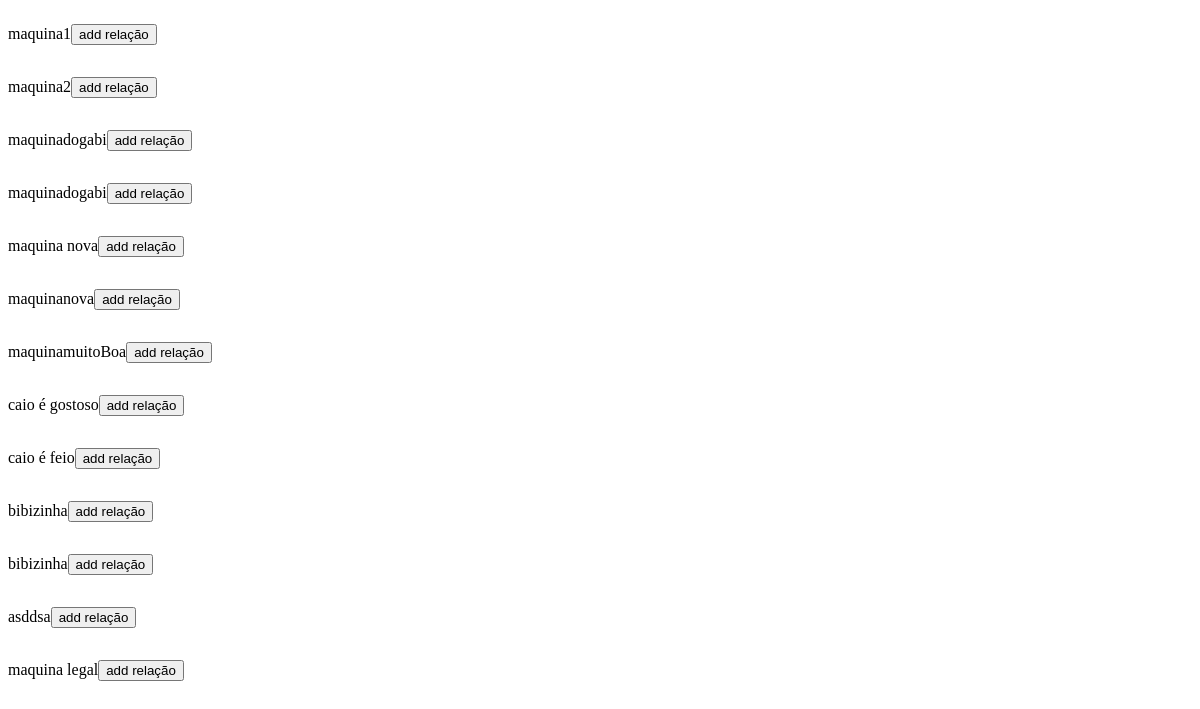
The app's page /adicionar_relação, older data.
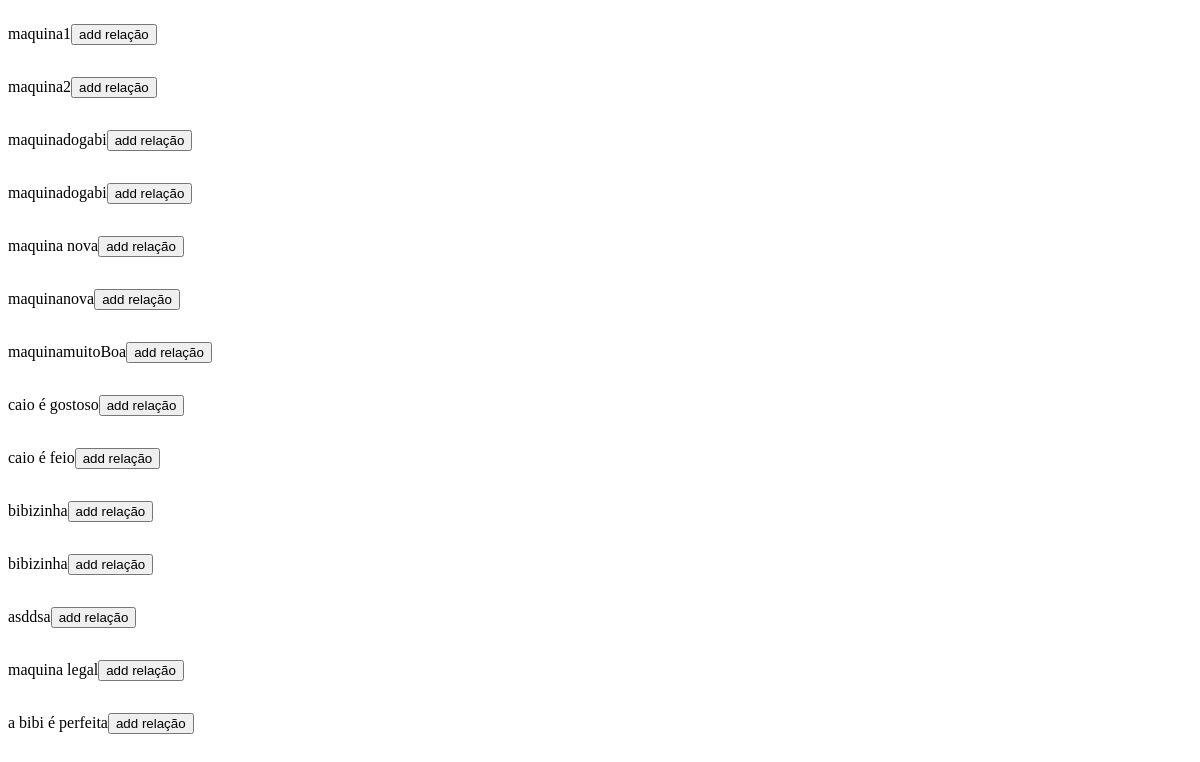
The same page, newer data.
### models.py (models this page shows)
class Maquina(db.Model):
    __tablename__ = 'maquina'
    id = db.Column(db.Integer, primary_key=True)
    nome = db.Column(db.Text, nullable = False)
    dadosDict = db.Column(MutableDict.as_mutable(JSON))

### routes.py (the view)
    @app.route("/adicionar_relação", methods=["GET", "POST"])
    def add_relacao():
        maquinas = Maquina.query.all()
        return render_template("adicionar_relacao.html", maquinas = maquinas)

### templates/adicionar_relacao.html (shortened to what this page needs)
{% extends "base.html" %}
{% block content %}
{% for i in maquinas %}
    <p>{{i.nome}}<button onclick = "add_relacao({{i.id}})">add relação</button></p>
{% endfor %}
{% endblock %}

### templates/base.html (shortened to what this page needs)
<!DOCTYPE html>
<html lang="en">
<head>
    <link rel="stylesheet" href="/css/style.css">
    {% block content %} {% endblock%}
</body>
</html>

Row changes from the older to the newer data that the page shows:
added Maquina: nome "a bibi é perfeita"
